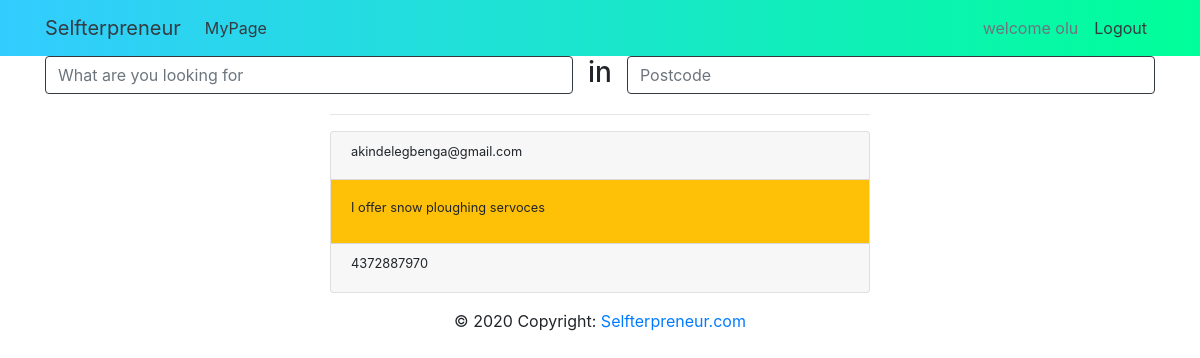
Page /home (signed in) on the committed database.
### app/auth/models.py (models this page shows, shortened)
class Users(UserMixin, db.Model):
    __tablename__ = 'users'
    id = db.Column(db.Integer, primary_key = True)
    user_name = db.Column(db.String(100),nullable = False)
    user_email = db.Column(db.String(100),nullable = False)
    user_password = db.Column(db.String(100),nullable = False)
    email_confirmation_sent_on = db.Column(db.DateTime, nullable=True, default = datetime.utcnow())
    email_confirmed = db.Column(db.Boolean, nullable=True, default=False)
    email_confirmed_on = db.Column(db.DateTime, nullable=True,default = datetime.utcnow())
    profile = db.relationship('Personal_Info', backref = 'users', uselist = False)

### app/me/models.py (models this page shows, shortened)
class Personal_Info(db.Model):
    __tablename__ = 'personal_info'
    id = db.Column(db.Integer, primary_key=True)
    user_name = db.Column(db.String(100), nullable=False)
    user_email = db.Column(db.String(100), nullable=False)
    user_mobile_phone = db.Column(db.String(100))
    user_work_phone = db.Column(db.String(100))
    user_postcode= db.Column(db.String(100), nullable=False)
    user_city=db.Column(db.String(100))
    user_country =  db.Column(db.String(100))
    user_bio = db.Column(db.String(1000))
    user_url = db.Column(db.String(1000))
    user_twitter=db.Column(db.String(1000))
    user_facebook = db.Column(db.String(1000))
    user_id = db.Column(db.Integer, db.ForeignKey('users.id'), nullable = False)

### app/auth/routes.py (the view)
@auth.route('/home', methods = ["GET","POST"])
def home():
    users = Personal_Info.query.all()
    form = SearchForm()
    return render_template('index.html', title='home_page', form = form, users= users)

### app/auth/forms.py
class SearchForm(FlaskForm):
    what = StringField("what")
    where = StringField("Where", validators=[DataRequired()])

### app/auth/models.py (called while the page is built)
@login_manager.user_loader
def load_user(id):
    return Users.query.get(int(id))

### app/auth/templates/index.html (shortened to what this page needs)
{% extends 'layout.html' %}
{% block page_body %}
<div class="container">
    <form method="POST" action="">
        <div class="row justify-content-center">
            <div class="col">
                {{ form.what (placeholder ='What are you looking for',class ='form-control justify-right border border-dark')}}
            </div>
            <h3>in </h3>
            <div class="col">
                {{ form.where(placeholder ='Postcode',class ='form-control justify-right border border-dark')}}
            </div>
        </div>
    </form>
    <div class="row">
        <div class="col-xs-12 col-sm-3 col-md-3 col-lg-3">
        </div>
        <div class="col-xs-12 col-sm-6 col-md-6 col-lg-6 ">
            {% for user in users  %}
            <hr>
            <div class="card">
                <div class="card-header">
                    <h2 class="small">{{ user.user_email }}</h2>
                </div>
                <div class="card-body h-25 d-inline-block bg-warning">
                    <h2 class="small">{{ user.user_bio }}</h2>
                </div>
                <div class="card-footer">
                    <h2 class="small">{{ user.user_work_phone }}</h2>
                </div>
            </div>
            {% endfor %}
        </div>
        <div class="col-xs-12 col-sm-3 col-md-3 col-lg-3">
        </div>
    </div>
</div>
{% endblock page_body %}

### app/auth/templates/layout.html (shortened to what this page needs)
<!doctype html>
<html lang="en">
{% block head %}
<head>
    <link rel="stylesheet" href="https://stackpath.bootstrapcdn.com/bootstrap/4.4.1/css/bootstrap.min.css"
>
    <link href="{{ url_for('static' , filename='css/styles.css')}}" rel="stylesheet" />
</head>
{% endblock head %}
<body>
    {% block navbar %}
        <nav class="navbar navbar-expand-md home-nav">
            <div class="container">
                <a href="{{ url_for('auth.home') }}" class="navbar-brand text-dark">Selfterpreneur</a>
                <div class="collapse navbar-collapse" id="navbarNav">
                    <ul class="navbar-nav">
                        {% if current_user.is_authenticated %}
                        <li class="nav-item">
                            <a class="nav-link text-dark"
                                href="{{ url_for('me.myprofile') }}">MyPage</a>
                        </li>
                        {% endif %}
                    </ul>
                    <div class="navbar-nav ml-auto">
                        {% if current_user.is_authenticated %}
                        <li class="nav-item">
                            <a class="nav-link text-lowercase text-muted">Welcome {{ current_user.user_name.title()}}</a>
                        </li>
                        <li class="nav-item">
                            <a class="nav-link text-dark" href="{{ url_for('auth.signout') }}">Logout</a>
                        </li>
                        {% endif %}
                    </div>
                </div>
            </div>
        </nav>
    {% endblock navbar %}
    {% block page_body %}{% endblock page_body %}
    <footer class="page-footer font-small">
        <div class="container">
            <div class="row justify-content-center login-footer-row-2">
                <div class="footer-copyright text-center py-3">© 2020 Copyright:
                    <a href="#">Selfterpreneur.com</a>
                </div>
            </div>
        </div>
    </footer>
</body>
</html>

### app/static/css/styles.css (style rules this page uses)
.home-nav { background:linear-gradient(to right, #33ccff 0%, #00ff99 100%); }

### rows in the picture
Users: user_name "olu"
Personal_Info: user_email "akindelegbenga@gmail.com", user_bio "I offer snow ploughing servoces", user_work_phone "4372887970"
